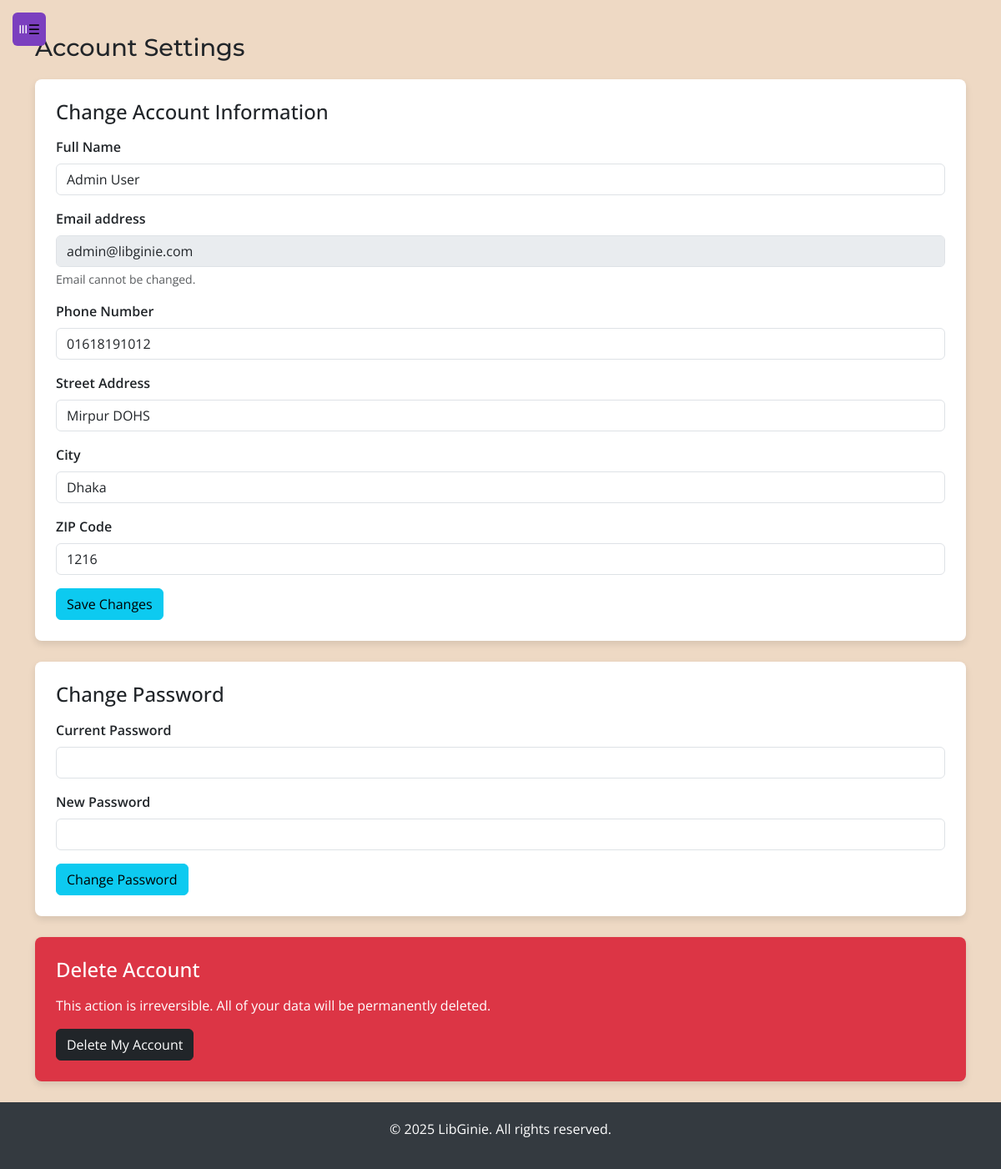
The app's page /pages/settings.php (signed in), older data.
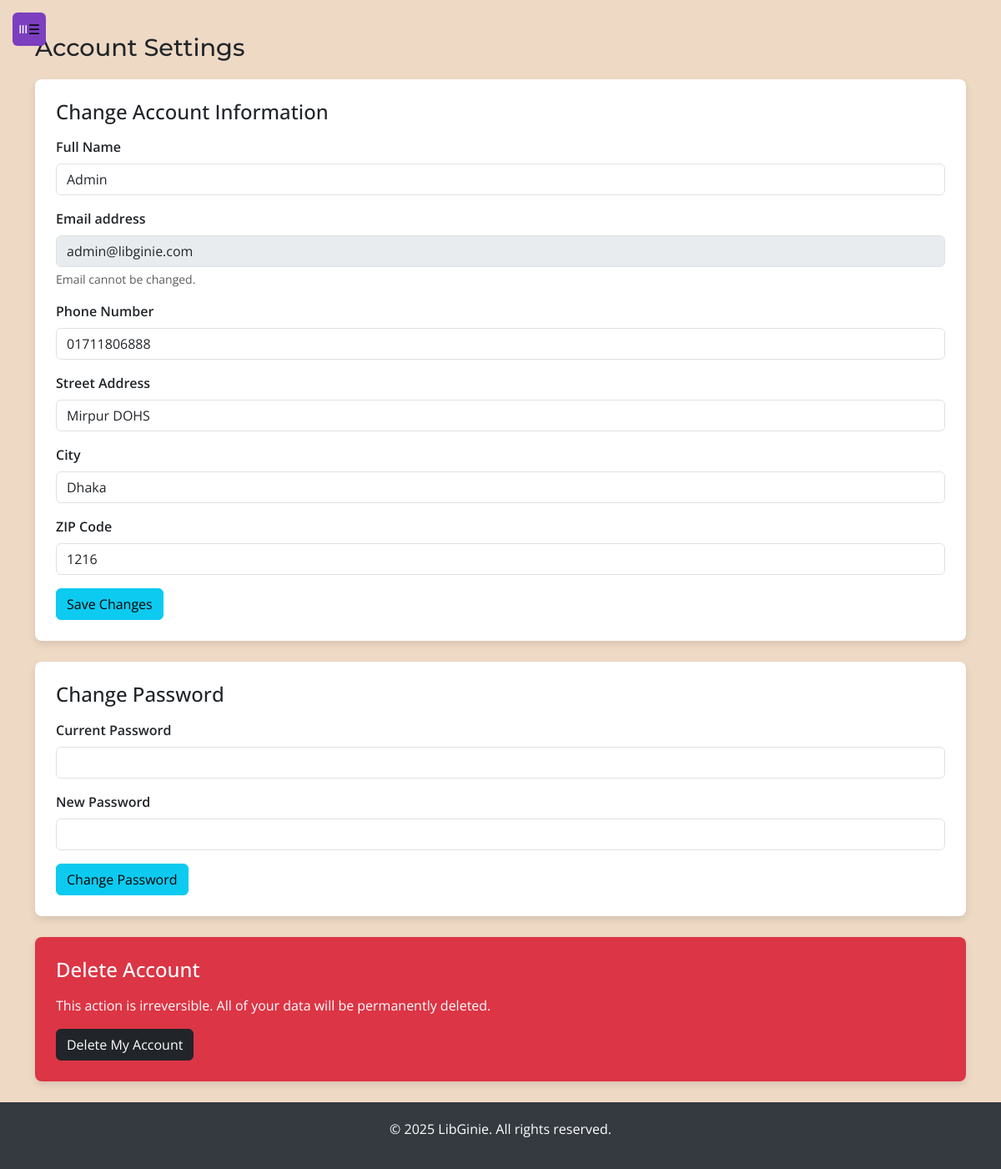
The same page, newer data.
### tables this page shows
CREATE TABLE IF NOT EXISTS Members (
    UserID INT PRIMARY KEY AUTO_INCREMENT,
    Name VARCHAR(100) NOT NULL,
    Email VARCHAR(100) UNIQUE NOT NULL,
    MembershipType VARCHAR(20) NOT NULL,
    PhoneNumber VARCHAR(20),
    Address_Street VARCHAR(150),
    Address_City VARCHAR(100),
    Address_ZIP VARCHAR(10)
);

### pages/settings.php (the view, shortened to what this page needs)
<?php
require_once '../backend/crud/db_config.php';
$user_id = $_SESSION['UserID'];
$user_info = null;
$sql_user = "SELECT * FROM Members WHERE UserID = ?";
$stmt_user = $con->prepare($sql_user);
$stmt_user->bind_param("i", $user_id);
$stmt_user->execute();
$result_user = $stmt_user->get_result();
if ($result_user->num_rows > 0) {
    $user_info = $result_user->fetch_assoc();
}
?>
<!DOCTYPE html>
<html lang="en">
<head>
    <link href="https://cdn.jsdelivr.net/npm/bootstrap@5.3.0/dist/css/bootstrap.min.css" rel="stylesheet" />
</head>
<body>
    <button class="sidebar-toggle-btn" onclick="toggleSidebar()">☰</button>
    <div class="content-wrapper">
        <main class="container mt-4">
            <h3 class="section-title">Account Settings</h3>
            <div class="settings-card">
                <h4 class="mb-3">Change Account Information</h4>
                <form action="settings.php" method="POST">
                    <div class="mb-3">
                        <label for="name" class="form-label">Full Name</label>
                        <input type="text" class="form-control" id="name" name="name" value="<?php echo htmlspecialchars($user_info['Name'] ?? ''); ?>" required>
                    </div>
                    <div class="mb-3">
                        <label for="email" class="form-label">Email address</label>
                        <input type="email" class="form-control" id="email" name="email" value="<?php echo htmlspecialchars($user_info['Email'] ?? ''); ?>" disabled>
                        <div class="form-text">Email cannot be changed.</div>
                    </div>
                    <div class="mb-3">
                        <label for="phone" class="form-label">Phone Number</label>
                        <input type="text" class="form-control" id="phone" name="phone" value="<?php echo htmlspecialchars($user_info['PhoneNumber'] ?? ''); ?>">
                    </div>
                    <div class="mb-3">
                        <label for="street" class="form-label">Street Address</label>
                        <input type="text" class="form-control" id="street" name="street" value="<?php echo htmlspecialchars($user_info['Address_Street'] ?? ''); ?>">
                    </div>
                    <div class="mb-3">
                        <label for="city" class="form-label">City</label>
                        <input type="text" class="form-control" id="city" name="city" value="<?php echo htmlspecialchars($user_info['Address_City'] ?? ''); ?>">
                    </div>
                    <div class="mb-3">
                        <label for="zip" class="form-label">ZIP Code</label>
                        <input type="text" class="form-control" id="zip" name="zip" value="<?php echo htmlspecialchars($user_info['Address_ZIP'] ?? ''); ?>">
                    </div>
                    <button type="submit" class="btn btn-info">Save Changes</button>
                </form>
            </div>
            <div class="settings-card">
                <h4 class="mb-3">Change Password</h4>
                <form action="settings.php" method="POST">
                    <div class="mb-3">
                        <label for="current_password" class="form-label">Current Password</label>
                        <input type="password" class="form-control" id="current_password" name="current_password" required>
                    </div>
                    <div class="mb-3">
                        <label for="new_password" class="form-label">New Password</label>
                        <input type="password" class="form-control" id="new_password" name="new_password" required>
                    </div>
                    <button type="submit" class="btn btn-info">Change Password</button>
                </form>
            </div>
            <div class="settings-card bg-danger text-white">
                <h4 class="mb-3">Delete Account</h4>
                <p>This action is irreversible. All of your data will be permanently deleted.</p>
                <form action="settings.php" method="POST" onsubmit="return confirm('Are you sure you want to delete your account? This cannot be undone.');">
                    <button type="submit" class="btn btn-dark">Delete My Account</button>
                </form>
            </div>
        </main>
        <footer>
            <p>&copy; 2025 LibGinie. All rights reserved.</p>
        </footer>
    </div>
</body>
</html>

### pages/settings.php (style rules this page uses)
body { background-color: #eed9c4; margin: 0; font-family: 'Open Sans', sans-serif; transition: background-color 0.3s, color 0.3s; }
:root { --sidebar-width: 400px; }
.sidebar-toggle-btn { position: fixed; top: 15px; left: 15px; z-index: 1100; width: 40px; height: 40px; background-color: #7b3fbf; border: none; border-radius: 6px; cursor: pointer; display: flex; align-items: center; justify-content: center; }
.sidebar-toggle-btn::before { content: "≡"; color: white; font-size: 20px; transform: rotate(90deg); }
.content-wrapper { margin-left: var(--sidebar-width); transition: margin-left 0.3s; }
.sidebar.closed ~ .content-wrapper { margin-left: 0; }
.section-title { font-family: 'Montserrat', sans-serif; font-size: 1.8rem; margin: 40px 0 20px; }
footer { background: #343a40; color: white; padding: 20px; text-align: center; }
.settings-card { background: #fff; padding: 25px; border-radius: 8px; box-shadow: 0 4px 8px rgba(0,0,0,0.1); margin-bottom: 25px; }
.form-label { font-weight: 600; }

Row changes from the older to the newer data that the page shows:
changed members "admin@libginie.com": name "Admin User" → "Admin"; phone "01618191012" → "01711806888"
